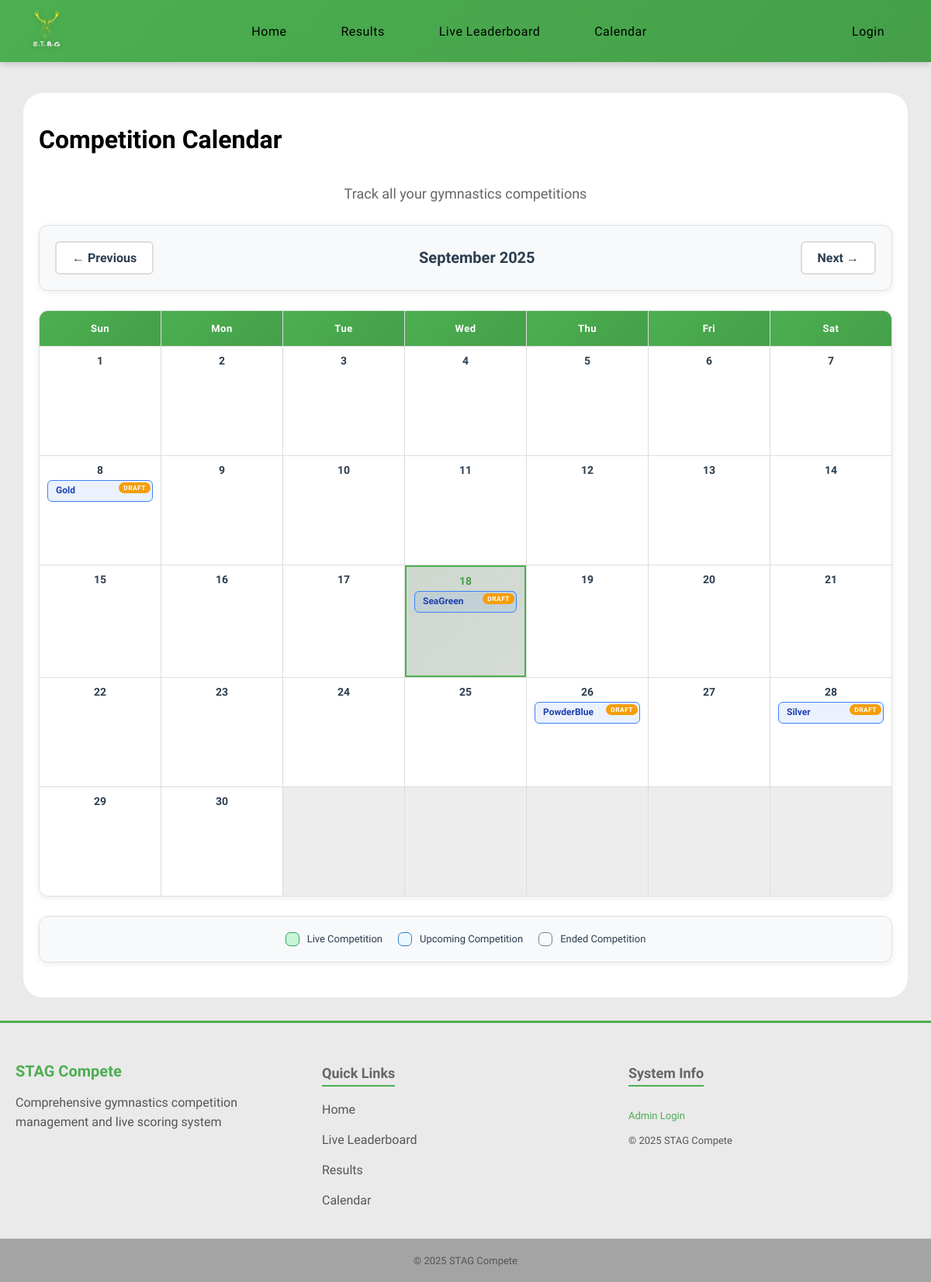
/calendar, run on an earlier commit of the app's database.
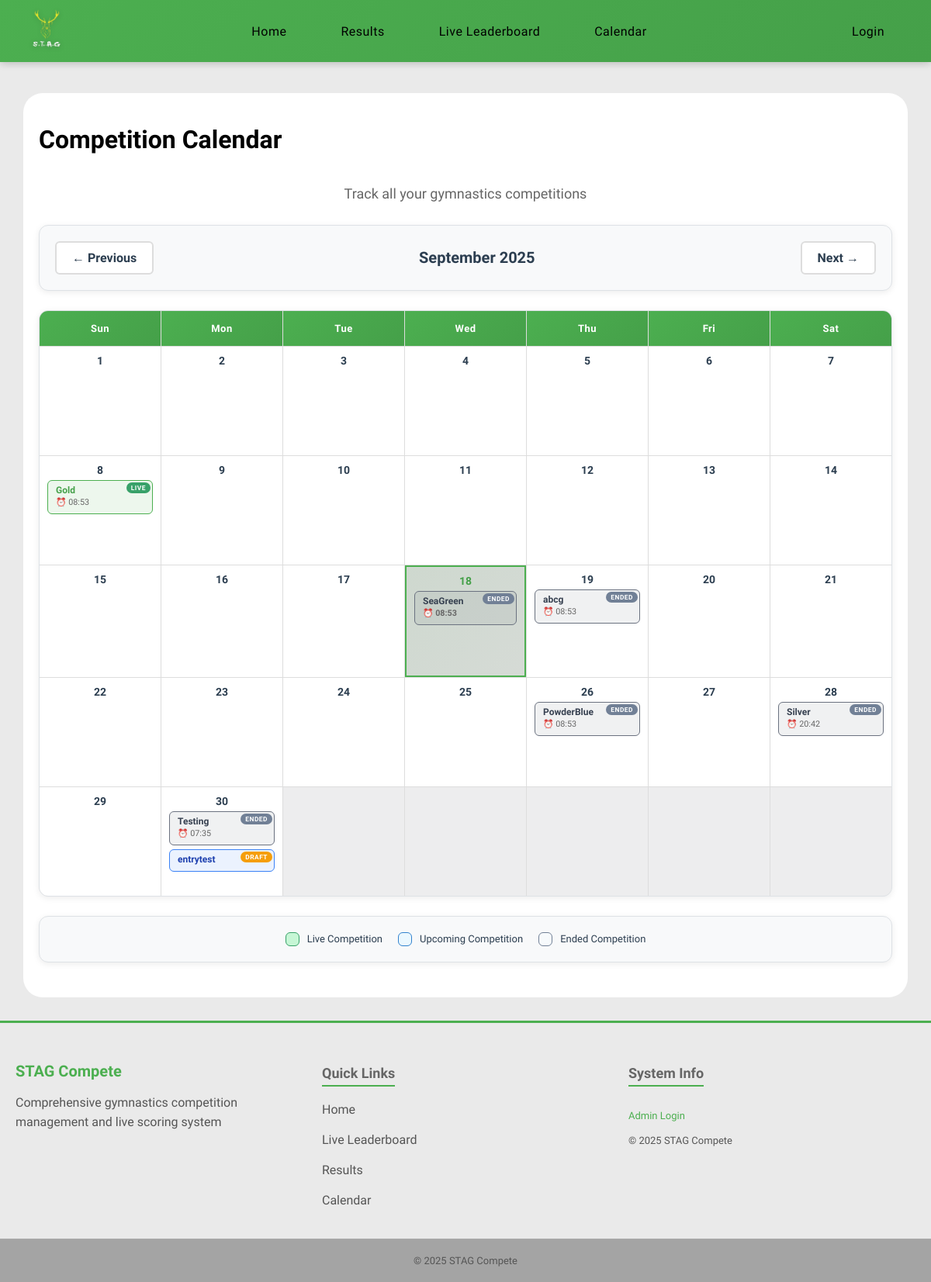
And on a later commit of the database.
### models.py (models this page shows)
class Competitions(db.Model):
    __tablename__ = 'competitions'
    id = db.Column(
        db.Integer, primary_key=True
    )
    season_id = db.Column(
        db.Integer, db.ForeignKey('seasons.id'), nullable=False
    )
    name = db.Column(
        db.String(50), nullable=False
    )
    address = db.Column(
        db.String(100), nullable=False
    )
    competition_date = db.Column(
        db.Date, nullable=True
    )
    status = db.Column(
        db.String(20), nullable=False, default='draft'
    )
    started_at = db.Column(
        db.DateTime, nullable=True
    )
    ended_at = db.Column(
        db.DateTime, nullable=True
    )
    entries = db.relationship(
        'Entries', backref='competitions'
    )
    season = db.relationship(
        'Seasons', backref='competitions'
    )

### routes/calendar.py (the view)
@main.route('/calendar')
def calendar_view():
    year = request.args.get('year', datetime.now().year, type=int)
    month = request.args.get('month', datetime.now().month, type=int)
    if month > 12:
        month = 1
        year += 1
    elif month < 1:
        month = 12
        year -= 1
    cal = calendar.monthcalendar(year, month)
    month_name = calendar.month_name[month]
    start_date = datetime(year, month, 1).date()
    if month == 12:
        end_date = datetime(year + 1, 1, 1).date() - timedelta(days=1)
    else:
        end_date = datetime(year, month + 1, 1).date() - timedelta(days=1)
    competitions = models.Competitions.query.filter(
        models.Competitions.competition_date.between(start_date, end_date)
    ).all()
    competitions_by_date = {}
    for comp in competitions:
        if comp.competition_date:
            day = comp.competition_date.day
            if day not in competitions_by_date:
                competitions_by_date[day] = []
            competitions_by_date[day].append(comp)
    prev_month = month - 1 if month > 1 else 12
    prev_year = year if month > 1 else year - 1
    next_month = month + 1 if month < 12 else 1
    next_year = year if month < 12 else year + 1
    return render_template(
        'calendar.html',
        calendar_data=cal,
        month_name=month_name,
        year=year,
        month=month,
        competitions_by_date=competitions_by_date,
        prev_month=prev_month,
        prev_year=prev_year,
        next_month=next_month,
        next_year=next_year,
        today=datetime.now()
    )

### routes/__init__.py (called while the page is built)
@main.context_processor  # Ensures this is run before any other routes
def inject_user():
    return dict(
        logged_in='user_id' in session,
        user_roles=session.get('roles', []),
        is_admin='admin' in session.get('roles', []),
        is_judge='judges' in session.get('roles', []),
        user_id=session.get('user_id')
    )

### templates/calendar.html (shortened to what this page needs)
{% extends 'layout.html' %}
{% block content %}
<div class="content">
    <h1>Competition Calendar</h1>
    <p class="page-subtitle">Track all your gymnastics competitions</p>
    <div class="calendar-nav">
        <a href="{{ url_for('main.calendar_view', year=prev_year, month=prev_month) }}" class="nav-btn">
            ← Previous
        </a>
        <div class="current-month">{{ month_name }} {{ year }}</div>
        <a href="{{ url_for('main.calendar_view', year=next_year, month=next_month) }}" class="nav-btn">
            Next →
        </a>
    </div>
    <div class="calendar-grid">
        <div class="calendar-header">Sun</div>
        <div class="calendar-header">Mon</div>
        <div class="calendar-header">Tue</div>
        <div class="calendar-header">Wed</div>
        <div class="calendar-header">Thu</div>
        <div class="calendar-header">Fri</div>
        <div class="calendar-header">Sat</div>
        {% for week in calendar_data %}
        {% for day in week %}
        {% if day == 0 %}
        <div class="calendar-day other-month"></div>
        {% else %}
        {% set is_today = (day == today.day and month == today.month and year == today.year) %}
        <div class="calendar-day {% if is_today %}today{% endif %}">
            <div class="day-number">{{ day }}</div>
            {% if day in competitions_by_date %}
            {% for competition in competitions_by_date[day] %}
            <div class="competition {{ competition.status }}" data-competition-id="{{ competition.id }}">
                <div class="competition-title">{{ competition.name }}</div>
                {% if competition.started_at %}
                <div class="competition-time">
                    ⏰ {{ competition.started_at.strftime('%H:%M') }}
                </div>
                {% endif %}
                <span class="status-badge status-{{ competition.status }}">{{ competition.status }}</span>
            </div>
            {% endfor %}
            {% endif %}
        </div>
        {% endif %}
        {% endfor %}
        {% endfor %}
    </div>
    <div class="legend">
        <div class="legend-item">
            <div class="legend-color" style="background: #c6f6d5; border-color: #38a169;"></div>
            <span>Live Competition</span>
        </div>
        <div class="legend-item">
            <div class="legend-color" style="background: #ebf8ff; border-color: #3182ce;"></div>
            <span>Upcoming Competition</span>
        </div>
        <div class="legend-item">
            <div class="legend-color" style="background: #f7fafc; border-color: #718096;"></div>
            <span>Ended Competition</span>
        </div>
    </div>
</div>
{% endblock %}

### templates/layout.html (shortened to what this page needs)
<!DOCTYPE html>
<html>
<head>
    <link rel="stylesheet" href="/static/style.css">
</head>
<body>
    <div>
        <nav>{% include 'nav.html' %}</nav>
        <main>{% block content %}{% endblock %}</main>
        <footer>{% include 'footer.html' %}</footer>
    </div>
</body>
</html>

### templates/nav.html (shortened to what this page needs)
<nav>
    <div class="nav-container">
        <div class="nav-left">
            <a href="{{ url_for('main.home') }}"><img src="/static/images/Logo.png" alt="Logo"></a>
        </div>
        <ul class="nav-center">
            <li><a href="{{ url_for('main.home') }}">Home</a></li>
            <li><a href="{{ url_for('main.results') }}">Results</a></li>
            <li><a href="{{ url_for('main.live') }}">Live Leaderboard</a></li>
            <li><a href="{{ url_for('main.calendar_view') }}">Calendar</a></li>
        </ul>
        <ul class="nav-right">
            {% if not logged_in %}
            <li><a href="{{ url_for('main.login') }}">Login</a></li>
            {% endif %}
        </ul>
    </div>
</nav>

### templates/footer.html (shortened to what this page needs)
<footer class="main-footer">
    <div class="footer-content">
        <div class="footer-section">
            <h3 class="footer-title">STAG Compete</h3>
            <p class="footer-description">Comprehensive gymnastics competition management and live scoring system</p>
        </div>
        <div class="footer-section">
            <h4>Quick Links</h4>
            <ul class="footer-links">
                <li><a href="{{ url_for('main.home') }}">Home</a></li>
                <li><a href="{{ url_for('main.live') }}">Live Leaderboard</a></li>
                <li><a href="{{ url_for('main.results') }}">Results</a></li>
                <li><a href="{{ url_for('main.calendar_view') }}">Calendar</a></li>
            </ul>
        </div>
        <div class="footer-section">
            <h4>System Info</h4>
            <p class="footer-info">
                {% if logged_in %}
                User ID: {{ user_id }}
                {% else %}
                <a href="{{ url_for('main.login') }}">Admin Login</a>
                {% endif %}
            </p>
            <p class="footer-info">© 2025 STAG Compete</p>
        </div>
    </div>
    <div class="footer-bottom">
        <p>&copy; 2025 STAG Compete</p>
    </div>
</footer>

### static/css/variables.css (style rules this page uses)
:root { --primary-green: #4CAF50; --primary-green-dark: #45a049; --primary-green-darker: #3d8b40; --background-light: #eaeaea; --background-white: #ffffff; --background-section: #f8f9fa; --background-section-alt: #e9ecef; --text-primary: #000000; --text-secondary: #333333; --text-muted: #555555; --text-light: #666666; --text-dark: #2c3e50; --border-light: #ddd; --border-lighter: #dee2e6; --border-lightest: #e0e0e0; --error-color: #dc3545; --error-background: rgba(220, 53, 69, 0.1); --success-color: #28a745; --warning-color: #f59e0b; --info-color: #007bff; --shadow-sm: 0 2px 8px rgba(0, 0, 0, 0.08); --shadow-md: 0 4px 15px rgba(0, 0, 0, 0.1); --shadow-lg: 0 10px 30px rgba(0, 0, 0, 0.3); --shadow-green: 0 4px 15px rgba(76, 175, 80, 0.3); --border-radius-sm: 6px; --border-radius-md: 12px; --border-radius-lg: 15px; --border-radius-xl: 25px; --spacing-xs: 5px; --spacing-sm: 10px; --spacing-md: 15px; --spacing-lg: 20px; --spacing-xl: 25px; --spacing-2xl: 30px; --transition-fast: all 0.3s ease; --transition-slow: all 0.5s ease; --font-size-xs: 12px; --font-size-sm: 13px; --font-size-base: 14px; --font-size-md: 16px; --font-size-lg: 18px; --font-size-xl: 20px; --font-size-2xl: 24px; --font-size-3xl: 32px; --nav-height: 80px; --container-max-width: 1400px; }

What changed in the data, as far as the page shows it:
changed Competitions "Gold": started_at empty → "2025-09-18 08:53:16" (drawn); status "DRAFT" → "LIVE"
changed Competitions "SeaGreen": started_at empty → "2025-09-18 08:53:15" (drawn); status "DRAFT" → "ENDED"
added Competitions: name "abcg", started_at "08:53", status "ENDED", shown under "19"
changed Competitions "PowderBlue": started_at empty → "2025-09-18 08:53:10" (drawn); status "DRAFT" → "ENDED"
changed Competitions "Silver": started_at empty → "2025-09-17 20:42:06" (drawn); status "DRAFT" → "ENDED"
added Competitions: name "Testing", started_at "07:35", status "ENDED", shown under "30"
added Competitions: name "entrytest", status "DRAFT", shown under "30"
Also different on the page:
new list line: "⏰ 08:53"
new list line: "⏰ 20:42"
